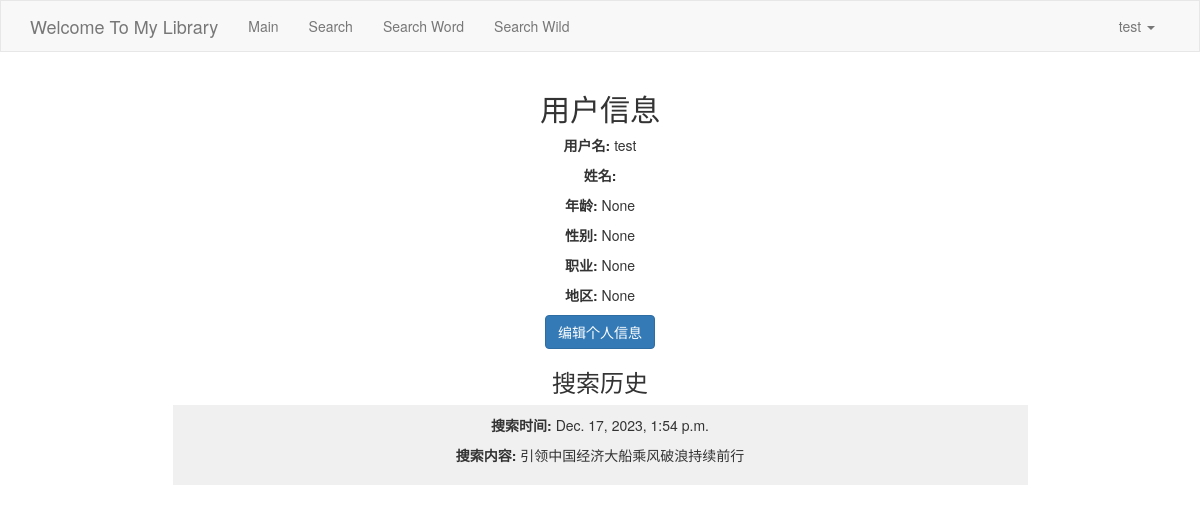
The app's page /user_information/ (signed in), older data.
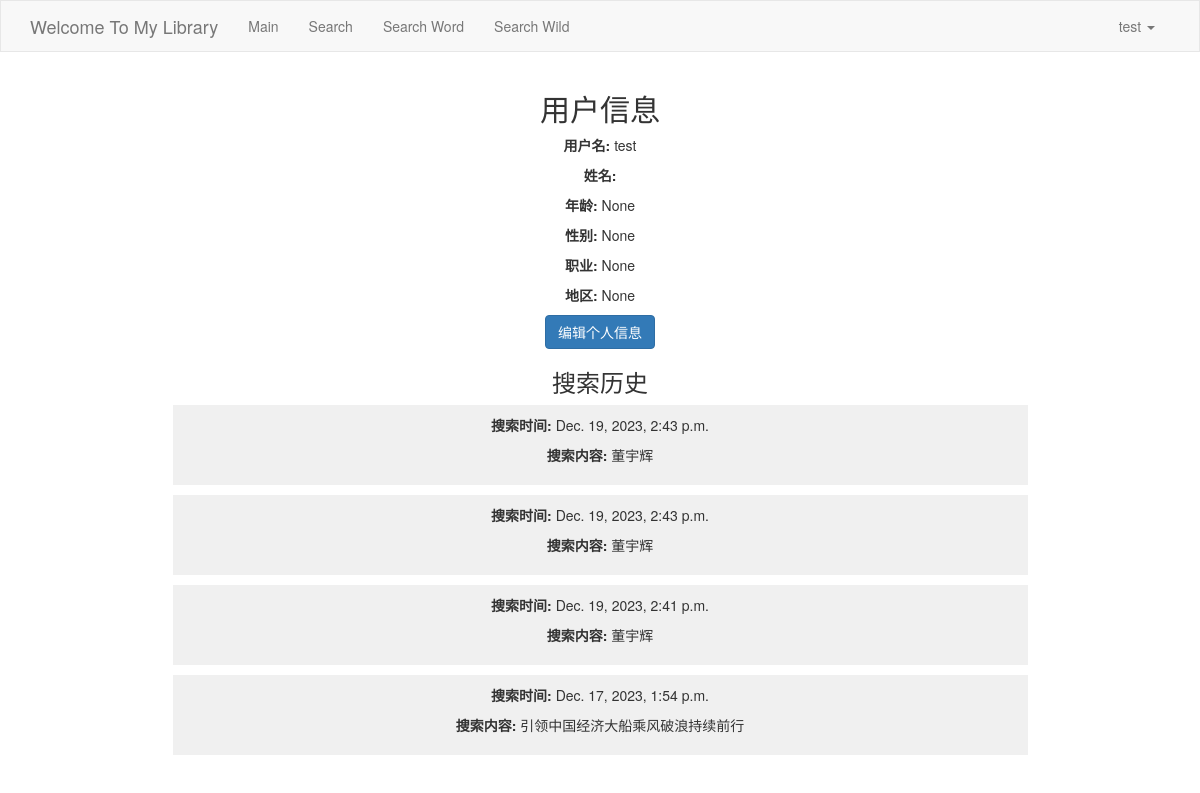
The same page, newer data.
### App0/models.py (models this page shows, shortened)
class Users(AbstractBaseUser, PermissionsMixin):
    user_id = models.AutoField(primary_key=True)
    username = models.CharField(max_length=100, unique=True)
    password = models.CharField(max_length=100)
    firstname = models.CharField(max_length=100)
    lastname = models.CharField(max_length=100)
    is_active = models.BooleanField(default=True)  # 通常您会需要这个字段
    is_staff = models.BooleanField(default=False)  # 对于管理站点的访问
    last_login = models.DateTimeField(null=True, blank=True)  # 添加缺失的字段
    date_joined = models.DateTimeField(default=datetime.now)
    objects = CustomUserManager()
    USERNAME_FIELD = 'username'
    REQUIRED_FIELDS = []
    class Meta:
        db_table = 'users'
    def __str__(self):
        return self.username

class UserInfo(models.Model):
    user = models.OneToOneField(get_user_model(), on_delete=models.CASCADE)
    age = models.IntegerField(null=True, blank=True)
    gender = models.CharField(max_length=10, null=True, blank=True)
    occupation = models.CharField(max_length=100, null=True, blank=True)
    region = models.CharField(max_length=100, null=True, blank=True)
    class Meta:
        db_table = 'user_info'

class SearchHistory(models.Model):
    user = models.ForeignKey(get_user_model(), on_delete=models.CASCADE)
    query = models.CharField(max_length=255)
    timestamp = models.DateTimeField(auto_now_add=True)
    class Meta:
        db_table = 'search_history'

### App0/account.py (the view)
# urls.py: path('user_information/', account.user_information),
@login_required
def user_information(request):
    print(request)
    user_info = request.user
    print(user_info)
    search_history = SearchHistory.objects.filter(user_id=user_info.user_id).order_by('-timestamp')
    return render(request, 'user_information.html', {'user': user_info, 'search_history': search_history})

### App0/templates/user_information.html
{% extends 'layout.html' %}
{% block content %}
<div class="container" style="text-align: center;">
    <div class="user-info" style="margin-bottom: 20px;">
        <h2>用户信息</h2>
        <p><strong>用户名:</strong> {{ user.username }}</p>
        <p><strong>姓名:</strong> {{ user.first_name }} {{ user.last_name }}</p>
        <p><strong>年龄:</strong> {{ user.userinfo.age }}</p>
        <p><strong>性别:</strong> {{ user.userinfo.gender }}</p>
        <p><strong>职业:</strong> {{ user.userinfo.occupation }}</p>
        <p><strong>地区:</strong> {{ user.userinfo.region }}</p>
        <p><a href="/edit_info/" class="btn btn-primary">编辑个人信息</a></p>
    </div>
    <div class="search-history" style="width: 75%; margin: auto;">
        <h3>搜索历史</h3>
        {% if search_history %}
            <ul style="list-style: none; padding: 0;">
                {% for record in search_history %}
                    <li style="background-color: #f0f0f0; margin-bottom: 10px; padding: 10px;">
                        <p><strong>搜索时间:</strong> {{ record.timestamp }}</p>
                        <p><strong>搜索内容:</strong> {{ record.query }}</p>
                    </li>
                {% endfor %}
            </ul>
        {% else %}
            <p>暂无搜索历史记录。</p>
        {% endif %}
    </div>
</div>
{% endblock %}

### App0/templates/layout.html (shortened to what this page needs)
<!DOCTYPE html>
<html lang="en">
<head>
    <link rel="stylesheet" href="../static/plugins/bootstrap-3.4.1/css/bootstrap.css">
    <link rel="stylesheet" href="../static/plugins/font-awesome-4.7.0/css/font-awesome.css">
</head>
<body>
    <nav class="navbar navbar-default">
        <div class="container">
            <div class="navbar-header">
                <a class="navbar-brand" href="https://lib.nankai.edu.cn/">Welcome To My Library</a>
            </div>
            <div class="collapse navbar-collapse" id="bs-example-navbar-collapse-1">
                <ul class="nav navbar-nav">
                    <li><a href="/index/">Main</a></li>
                    <li><a href="/search/">Search</a></li>
                    <li><a href="/search_word/">Search Word</a></li>
                    <li><a href="/search_wildcard/">Search Wild</a></li>
                </ul>
                <ul class="nav navbar-nav navbar-right">
                    {% if user.is_authenticated %}
                        <li class="dropdown">
                            <a href="#" class="dropdown-toggle" data-toggle="dropdown" role="button" aria-haspopup="true" aria-expanded="false">
                                {{ user.username }} <span class="caret"></span>
                            </a>
                        </li>
                    {% else %}
                        <li><a href="/logup/">LogUp</a></li>
                        <li><a href="/login/">Login</a></li>
                    {% endif %}
                </ul>
            </div>
        </div>
    </nav>
    <div>
        {% block content %}{% endblock %}
    </div>
</body>
</html>

### App0/templates/layout.html (style rules this page uses)
.navbar { border-radius: 0; }

Row changes from the older to the newer data that the page shows:
added SearchHistory: timestamp "Dec. 19, 2023, 2:43 p.m.", query "董宇辉"
added SearchHistory: timestamp "Dec. 19, 2023, 2:43 p.m.", query "董宇辉"
added SearchHistory: timestamp "Dec. 19, 2023, 2:41 p.m.", query "董宇辉"
